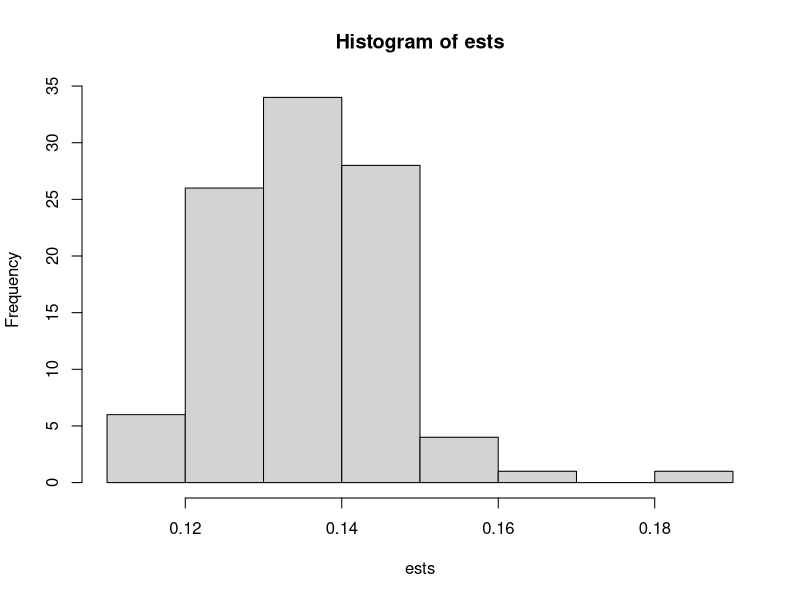

Write R code to recreate this figure.
n <- 1000
## find y < x^2 (approx integral to x^2 on [0, 1])
## note rs = (x1, y1, x2, y2, ...)
rs <- runif(2*n, 0, 1)
a <- rs[seq(2, 2*n, by=2)] < rs[seq(1, 2*n, by=2)]^2
sum(a)
sum(a)/n

####
## find sin(sqrt(ln(x+y+1))) on the region (x-1/2)^2 + (y-1/2)^2 <- 1/4
n <- 1000
rs <- runif(2*n, 0, 1)

est <- sin(sqrt(log(rs[seq(1, 2*n, by=2)] + rs[seq(2, 2*n, by=2)]+ 1)))[(rs[seq(1, 2*n, by=2)] - 1/2)^2 + (rs[seq(1, 2*n, by=2)] - 1/2)^2 <= 0.25]

pi/4*sum(est)/sum(((rs[seq(1, 2*n, by=2)] - 1/2)^2 + (rs[seq(2, 2*n, by=2)] - 1/2)^2) <= 0.25)

####
# # find volume of region 
# # x^2 + sin(y) <= z and 
# # x-z+e^y <= 1 for 
# # 0 <=, x, y, z, <= 1
# # find which points satisfied the conditions
n <- 1000
rs <- runif(3*n, 0, 1)
a <- rs[seq(1, 3*n, by=3)]^2 + sin(rs[seq(2, 3*n, by=3)]) <= rs[seq(3, 3*n, by=3)]
b <- rs[seq(1, 3*n, by=3)] - rs[seq(3, 3*n, by=3)] + exp(rs[seq(2, 3*n, by=3)]) <= 1

1*sum(a & b)/n

####
# # find volume of region 
# # x^2 + sin(y) <= z and 
# # x-z+e^y <= 1 for 
# # 0 <=, x, y, z, <= 1
ests <- NULL
for(i in 1:100){
	rs <- runif(3*n, 0, 1)

a <- rs[seq(1, 3*n, by=3)]^2 + sin(rs[seq(2, 3*n, by=3)]) <= rs[seq(3, 3*n, by=3)]
b <- rs[seq(1, 3*n, by=3)] - rs[seq(3, 3*n, by=3)] + exp(rs[seq(2, 3*n, by=3)]) <= 1

ests <- c(ests, 1*sum(a & b)/n)
}
hist(ests)
